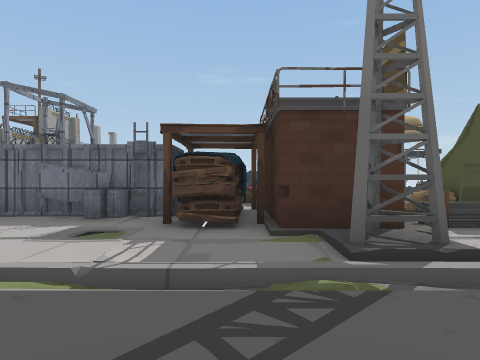
[1] (above)

12 first-person views from a walk through a Unity game level. The camera is 1.3 m above the floor, looks level and sees 75° across. The floor is counted in squares, 2 m on a side. Each view is taken from the middle of a square. On the plan, view 1 faces up. The plan holds only what a view shows up to about 10 squares ahead; the rest is blank. The place goes on beyond the plan. The player character is not drawn. Some surface patterns are stand-ins.

[2]
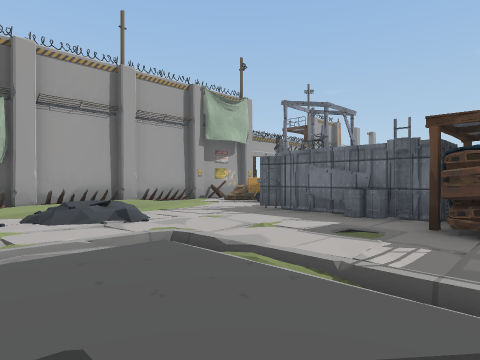

[3]
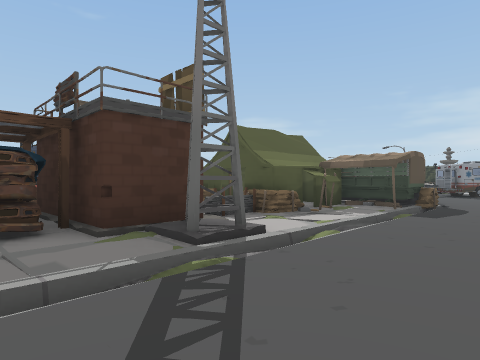

[4]
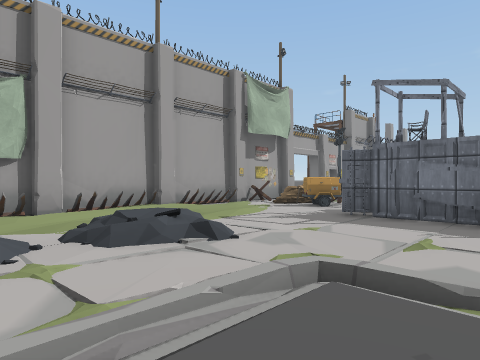

[5]
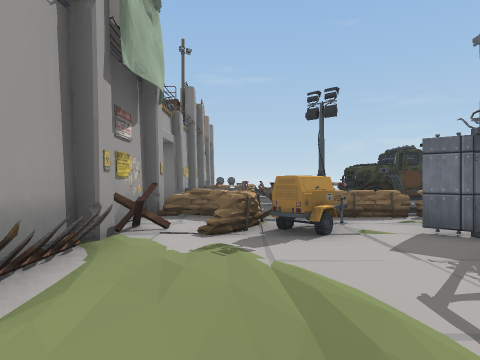

[6]
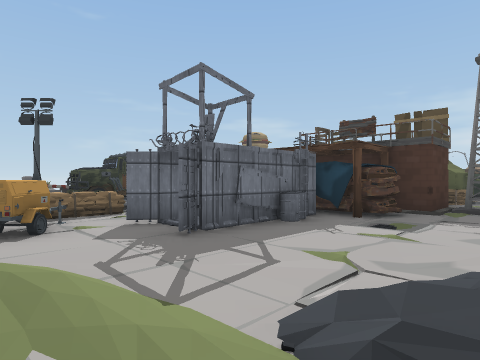

[7]
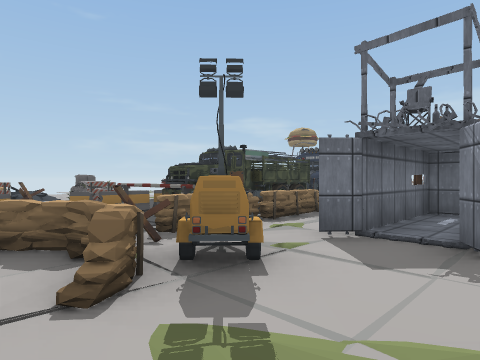

[8]
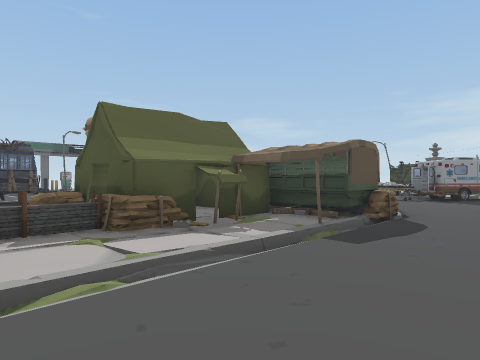

[9]
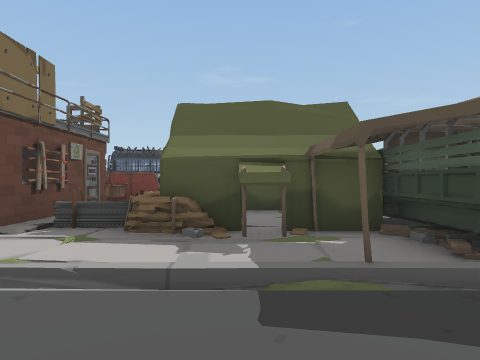

[10]
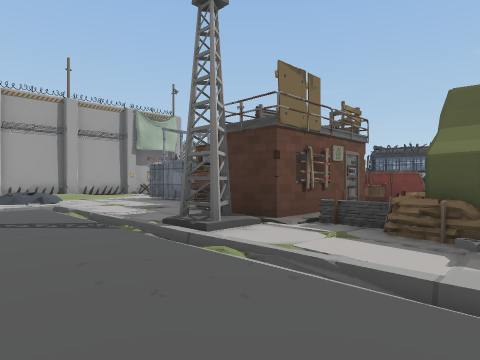

[11]
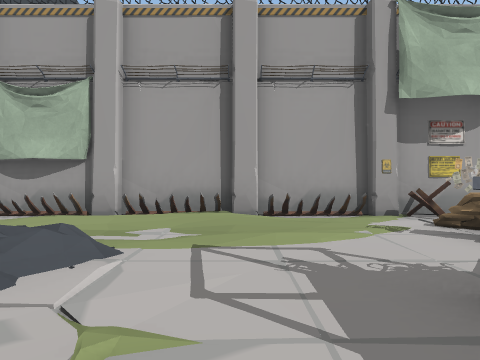

[12]
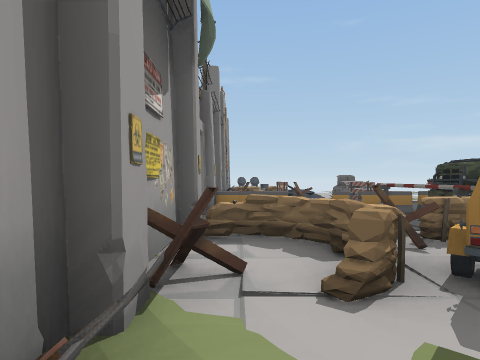

### Floor plan
Key: @ floor where view 1 was taken; # wall or solid block; . floor; / step, stairs or slope; = window, fence, low wall or low ledge; O other object.
Columns run from 9 left of view 1 to 14 right of it. Each row starts with its distance up from view 1.
 17      O
 16    # O
 15   =O O
 14 OO#
 13   # #
 12 OOOOO O.
 11    .#OOOO OO O
 10    .#OOOO OOOO
  9 O#O##=#O  OOO
  8 O##OO     OO
  7 OO#OOOOOOOOO  O
  6  O.  OOOOOOO=####
  5 #...  OOOOOO ##=#
  4  O.....  OOOOO####    O
  3 #O//./.   #/  /.## ...O
  2 O./ ///////////#//.....O
  1 #..   /............ ..
  0 #O    ...@......

Positions as (right, up) in squares from view 1, and headings:
1: (0, 0), facing up
2: (0, 0), facing up-left
3: (-1, 0), facing up-right
4: (-2, 0), facing up-left
5: (-7, 3), facing up
6: (-7, 2), facing up-right
7: (-8, 5), facing up-right
8: (2, 0), facing up-right
9: (5, 0), facing up
10: (5, 0), facing up-left
11: (-3, 4), facing left
12: (-8, 5), facing up
